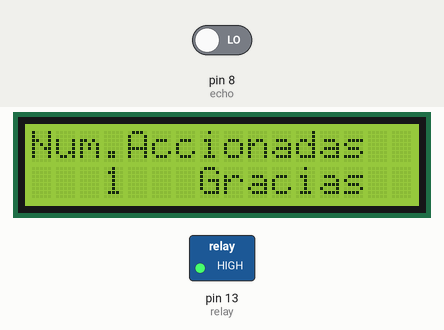
Simulated run of this sketch. Board: Arduino Uno, built with avr-gcc and run on an emulated ATmega328P. On the bench: 16×2 character LCD, switched loads named in the sketch (green lamp = pin HIGH). The inputs (shaded band) are chosen by the test bench; at power-on: pin 8 (echo) LOW. Pins used as bus, display or sensor lines are not drawn.

Above: at 2.1 s.
At 10.2 s:
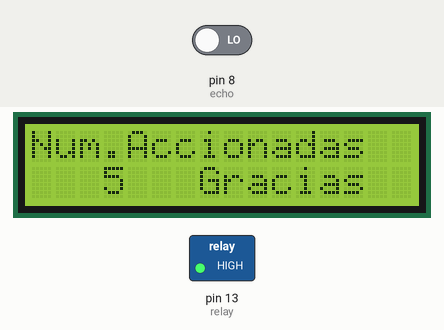
At 20.4 s:
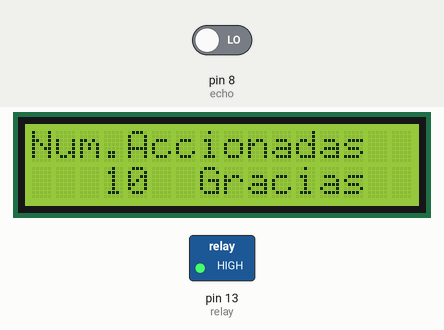
At 38.6 s:
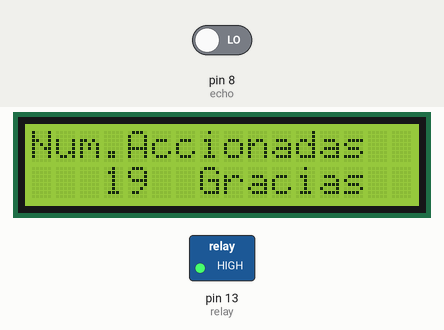
Timing chart, 0 to 40.0 s (numbered marks = the images above):
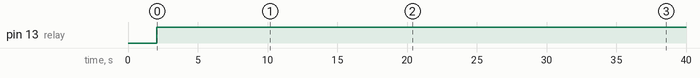

Measured:
- by itself, pin 13 (relay): LOW → HIGH at 2.1 s
- what the display in image 0 shows lasts 2.0 s, from 2.1 s to 4.1 s

The sketch:

DispensadorGel.ino
```cpp
#include <Wire.h>
#include <LiquidCrystal_I2C.h>
LiquidCrystal_I2C lcd(0x27,16,2);

int trig = 7;
int echo = 8;
int relay = 13;
int tiempo;
int distancia;
int accionar=0;

void setup()
{
  pinMode(relay, OUTPUT);
  pinMode(trig, OUTPUT);
  pinMode(echo, INPUT);

  lcd.init();
  lcd.backlight();
  lcd.clear();
}

void loop()
{
  digitalWrite(trig, HIGH);
  delay(1000);
  digitalWrite(trig, LOW);
  tiempo= pulseIn(echo, HIGH);
  distancia = tiempo / 58.2;

  if (distancia < 10)
    {
    digitalWrite(relay, HIGH);
    accionar=accionar+1;
    lcd.setCursor(0,0);
    lcd.print("Num.Accionadas");
    lcd.setCursor(6,1);
    lcd.print(" Gracias");
    lcd.setCursor(3,1);
    lcd.print(accionar);
    }
  else
    {
    digitalWrite(relay, LOW);
    }
}
```
